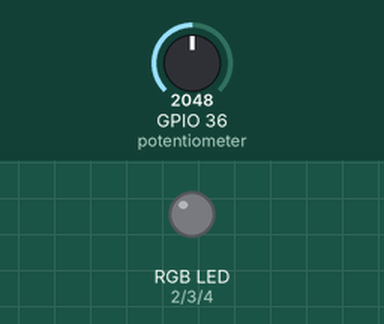
Recording of a sketch running on a simulated ESP32. Parts: an RGB LED mixed from three pins (HIGH = lit). The test bench sets the inputs (shaded band); at power-on: GPIO 36 (potentiometer) = 2048.

Above: at 1.2 s.
1.3 s: GPIO 36 (potentiometer) set to 822
2.8 s: GPIO 36 (potentiometer) set to 683
At 3.1 s:
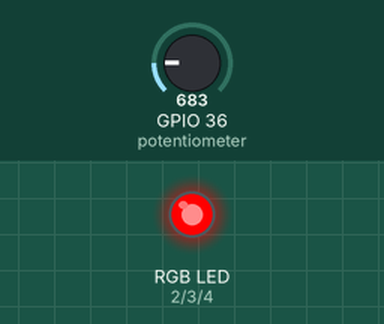
4.3 s: GPIO 36 (potentiometer) set to 549
5.8 s: GPIO 36 (potentiometer) set to 472
At 6.5 s:
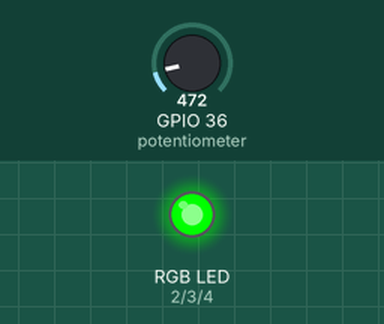
7.3 s: GPIO 36 (potentiometer) set to 266
8.8 s: GPIO 36 (potentiometer) set to 228
At 10.0 s:
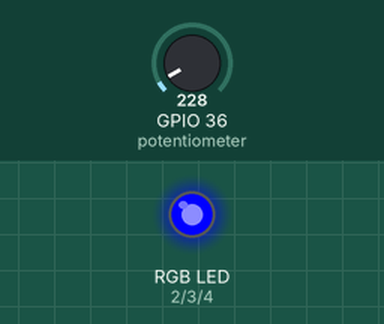
Timing chart, 0 to 11.3 s (numbered marks = the images above; inputs shaded):
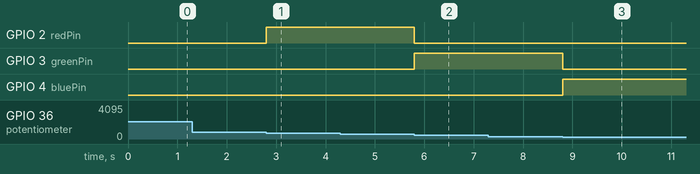

The sketch:

18-potentiometer-controls-rgb-led.ino
```cpp
// Project #18 - Potentiometer controls RGB LED
// This code is part of the challenge 100 Arduino and ESP32 projects.
// You can find more information about this initiative at https://github.com/LucasFernandoChannel/one-hundred-projects-challenge
// Created by Lucas Fernando - check my Youtube channel at https://www.youtube.com/@lucasfernandochannel

const int potentiometer = A0;
const int redPin = 2;
const int greenPin = 3;
const int bluePin = 4;
const int ledsState[4][3] = {{0, 0, 0}, {1, 0, 0}, {0, 1, 0}, {0, 0, 1}};

void setup() {
  pinMode(redPin, OUTPUT);
  pinMode(greenPin, OUTPUT);
  pinMode(bluePin, OUTPUT);

  digitalWrite(redPin, LOW);
  digitalWrite(greenPin, LOW);
  digitalWrite(bluePin, LOW);
}

void loop() {
  int value = analogRead(potentiometer);
  int state;
  if (value <= 250) {
    state = 3;
  } else if (value > 250 && value <= 500) {
    state = 2;
  } else if (value > 500 && value <= 750) {
    state = 1;
  } else {
    state = 0;
  }

  for (int i = 0; i < 3; i++) {
    digitalWrite(i + 2, ledsState[state][i]);
  }
}
```

Measured:
- the behaviour switches between 751 and 750 on GPIO 36 (potentiometer) (found by bisection; images 0 and 1)
- the behaviour switches between 501 and 500 on GPIO 36 (potentiometer) (found by bisection; images 1 and 2)
- the behaviour switches between 251 and 250 on GPIO 36 (potentiometer) (found by bisection; images 2 and 3)
- after the input at 1.3 s, every drawn part: stays the same
- after the input at 2.8 s, GPIO 2 (redPin): LOW → HIGH at once
- after the input at 4.3 s, every drawn part: stays the same
- after the input at 5.8 s, GPIO 2 (redPin): HIGH → LOW at once; GPIO 3 (greenPin): LOW → HIGH at once
- after the input at 7.3 s, every drawn part: stays the same
- after the input at 8.8 s, GPIO 3 (greenPin): HIGH → LOW at once; GPIO 4 (bluePin): LOW → HIGH at once
